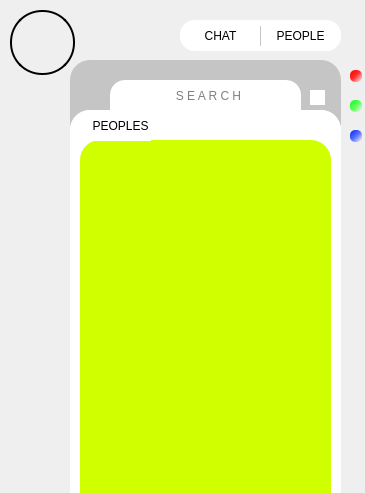
<?xml version="1.0" encoding="UTF-8"?>
<ui version="4.0">
 <class>main</class>
 <widget class="QMainWindow" name="main">
  <property name="geometry">
   <rect>
    <x>0</x>
    <y>0</y>
    <width>365</width>
    <height>493</height>
   </rect>
  </property>
  <property name="windowTitle">
   <string>Chatty</string>
  </property>
  <widget class="QWidget" name="centralwidget">
   <widget class="QLabel" name="profilepicture">
    <property name="geometry">
     <rect>
      <x>10</x>
      <y>10</y>
      <width>65</width>
      <height>65</height>
     </rect>
    </property>
    <property name="styleSheet">
     <string notr="true">border: 2px solid black;
border-radius: 32px</string>
    </property>
    <property name="text">
     <string/>
    </property>
   </widget>
   <widget class="QFrame" name="gray_bg">
    <property name="geometry">
     <rect>
      <x>70</x>
      <y>60</y>
      <width>271</width>
      <height>441</height>
     </rect>
    </property>
    <property name="styleSheet">
     <string notr="true">;
background-color: rgb(197, 197, 197);
border-top-left-radius: 20px;
border-top-right-radius: 20px;</string>
    </property>
    <property name="frameShape">
     <enum>QFrame::StyledPanel</enum>
    </property>
    <property name="frameShadow">
     <enum>QFrame::Raised</enum>
    </property>
    <widget class="QStackedWidget" name="stackedview">
     <property name="geometry">
      <rect>
       <x>0</x>
       <y>50</y>
       <width>271</width>
       <height>391</height>
      </rect>
     </property>
     <property name="styleSheet">
      <string notr="true">background-color: rgb(255, 255, 255);</string>
     </property>
     <property name="currentIndex">
      <number>2</number>
     </property>
     <widget class="QWidget" name="chatview">
      <widget class="QListView" name="chats_listview">
       <property name="geometry">
        <rect>
         <x>10</x>
         <y>30</y>
         <width>251</width>
         <height>361</height>
        </rect>
       </property>
       <property name="styleSheet">
        <string notr="true">background-color: rgb(255, 0, 0);</string>
       </property>
       <property name="tabKeyNavigation">
        <bool>false</bool>
       </property>
       <property name="showDropIndicator" stdset="0">
        <bool>false</bool>
       </property>
       <property name="alternatingRowColors">
        <bool>true</bool>
       </property>
      </widget>
      <widget class="QLabel" name="chat_label">
       <property name="geometry">
        <rect>
         <x>30</x>
         <y>0</y>
         <width>41</width>
         <height>31</height>
        </rect>
       </property>
       <property name="text">
        <string>CHATS</string>
       </property>
      </widget>
     </widget>
     <widget class="QWidget" name="conversationview">
      <widget class="QFrame" name="header_box">
       <property name="geometry">
        <rect>
         <x>0</x>
         <y>0</y>
         <width>271</width>
         <height>41</height>
        </rect>
       </property>
       <property name="frameShape">
        <enum>QFrame::StyledPanel</enum>
       </property>
       <property name="frameShadow">
        <enum>QFrame::Raised</enum>
       </property>
       <widget class="QLabel" name="person_name">
        <property name="geometry">
         <rect>
          <x>78</x>
          <y>0</y>
          <width>121</width>
          <height>41</height>
         </rect>
        </property>
        <property name="text">
         <string>PERSON NAME</string>
        </property>
        <property name="alignment">
         <set>Qt::AlignCenter</set>
        </property>
       </widget>
       <widget class="QLabel" name="person_profilepic">
        <property name="geometry">
         <rect>
          <x>20</x>
          <y>10</y>
          <width>21</width>
          <height>21</height>
         </rect>
        </property>
        <property name="styleSheet">
         <string notr="true">border-radius: 10px;
background-color: rgb(0, 255, 255);</string>
        </property>
        <property name="text">
         <string/>
        </property>
       </widget>
      </widget>
      <widget class="Line" name="hline">
       <property name="geometry">
        <rect>
         <x>15</x>
         <y>40</y>
         <width>240</width>
         <height>1</height>
        </rect>
       </property>
       <property name="styleSheet">
        <string notr="true">background-color: rgb(167, 167, 167);</string>
       </property>
       <property name="orientation">
        <enum>Qt::Horizontal</enum>
       </property>
      </widget>
      <widget class="QListView" name="converstaion_box">
       <property name="geometry">
        <rect>
         <x>0</x>
         <y>41</y>
         <width>271</width>
         <height>291</height>
        </rect>
       </property>
      </widget>
      <widget class="QLineEdit" name="chat_inputbox">
       <property name="geometry">
        <rect>
         <x>20</x>
         <y>345</y>
         <width>191</width>
         <height>31</height>
        </rect>
       </property>
       <property name="styleSheet">
        <string notr="true">border: 2px solid rgb(184, 184, 184);
border-radius: 10px;</string>
       </property>
      </widget>
      <widget class="QPushButton" name="send_btn">
       <property name="geometry">
        <rect>
         <x>220</x>
         <y>346</y>
         <width>31</width>
         <height>31</height>
        </rect>
       </property>
       <property name="styleSheet">
        <string notr="true">background-color: rgb(6, 176, 255);</string>
       </property>
       <property name="text">
        <string>SEND</string>
       </property>
      </widget>
      <widget class="Line" name="hline_2">
       <property name="geometry">
        <rect>
         <x>15</x>
         <y>340</y>
         <width>240</width>
         <height>1</height>
        </rect>
       </property>
       <property name="styleSheet">
        <string notr="true">background-color: rgb(167, 167, 167);</string>
       </property>
       <property name="orientation">
        <enum>Qt::Horizontal</enum>
       </property>
      </widget>
     </widget>
     <widget class="QWidget" name="peopleview">
      <widget class="QListView" name="peoples_listview">
       <property name="geometry">
        <rect>
         <x>10</x>
         <y>30</y>
         <width>251</width>
         <height>361</height>
        </rect>
       </property>
       <property name="styleSheet">
        <string notr="true">background-color: rgb(208, 255, 0);</string>
       </property>
      </widget>
      <widget class="QLabel" name="peoples_label">
       <property name="geometry">
        <rect>
         <x>20</x>
         <y>0</y>
         <width>61</width>
         <height>31</height>
        </rect>
       </property>
       <property name="text">
        <string>PEOPLES</string>
       </property>
       <property name="textFormat">
        <enum>Qt::AutoText</enum>
       </property>
       <property name="alignment">
        <set>Qt::AlignCenter</set>
       </property>
      </widget>
     </widget>
    </widget>
    <widget class="QFrame" name="search_box">
     <property name="geometry">
      <rect>
       <x>40</x>
       <y>20</y>
       <width>191</width>
       <height>31</height>
      </rect>
     </property>
     <property name="styleSheet">
      <string notr="true">background-color: rgb(255, 255, 255);
border-top-left-radius: 15px;
border-top-right-radius: 15px;</string>
     </property>
     <property name="frameShape">
      <enum>QFrame::StyledPanel</enum>
     </property>
     <property name="frameShadow">
      <enum>QFrame::Raised</enum>
     </property>
     <widget class="QLineEdit" name="search_editbox">
      <property name="geometry">
       <rect>
        <x>58</x>
        <y>0</y>
        <width>81</width>
        <height>31</height>
       </rect>
      </property>
      <property name="alignment">
       <set>Qt::AlignCenter</set>
      </property>
      <property name="placeholderText">
       <string>S E A R C H</string>
      </property>
     </widget>
    </widget>
    <widget class="QPushButton" name="pushButton_6">
     <property name="geometry">
      <rect>
       <x>240</x>
       <y>30</y>
       <width>15</width>
       <height>15</height>
      </rect>
     </property>
     <property name="styleSheet">
      <string notr="true">background-color: rgb(255, 255, 255);</string>
     </property>
     <property name="text">
      <string/>
     </property>
    </widget>
   </widget>
   <widget class="QPushButton" name="close">
    <property name="geometry">
     <rect>
      <x>350</x>
      <y>70</y>
      <width>12</width>
      <height>12</height>
     </rect>
    </property>
    <property name="styleSheet">
     <string notr="true">background-color: qlineargradient(spread:pad, x1:0, y1:0, x2:1, y2:1, stop:0 rgba(255, 0, 0, 255), stop:0.477273 rgba(255, 43, 43, 255), stop:1 rgba(255, 255, 255, 255));
border: none;
border-radius: 5px;</string>
    </property>
    <property name="text">
     <string/>
    </property>
    <property name="flat">
     <bool>false</bool>
    </property>
   </widget>
   <widget class="QPushButton" name="maximize">
    <property name="geometry">
     <rect>
      <x>350</x>
      <y>100</y>
      <width>12</width>
      <height>12</height>
     </rect>
    </property>
    <property name="styleSheet">
     <string notr="true">background-color: qlineargradient(spread:pad, x1:0, y1:0, x2:1, y2:1, stop:0 rgba(0, 255, 0, 255), stop:0.579545 rgba(113, 255, 113, 255), stop:1 rgba(255, 255, 255, 255));
border: none;
border-radius: 5px;</string>
    </property>
    <property name="text">
     <string/>
    </property>
    <property name="flat">
     <bool>false</bool>
    </property>
   </widget>
   <widget class="QPushButton" name="minimize">
    <property name="geometry">
     <rect>
      <x>350</x>
      <y>130</y>
      <width>12</width>
      <height>12</height>
     </rect>
    </property>
    <property name="styleSheet">
     <string notr="true">background-color: qlineargradient(spread:pad, x1:0, y1:0, x2:1, y2:1, stop:0 rgba(0, 36, 255, 255), stop:0.505682 rgba(88, 112, 255, 255), stop:1 rgba(255, 255, 255, 255));
border: none;
border-radius: 5px;</string>
    </property>
    <property name="text">
     <string/>
    </property>
    <property name="flat">
     <bool>false</bool>
    </property>
   </widget>
   <widget class="QFrame" name="view_frame">
    <property name="geometry">
     <rect>
      <x>180</x>
      <y>20</y>
      <width>161</width>
      <height>31</height>
     </rect>
    </property>
    <property name="styleSheet">
     <string notr="true">background-color: rgb(255, 255, 255);
border-radius:15px;</string>
    </property>
    <property name="frameShape">
     <enum>QFrame::StyledPanel</enum>
    </property>
    <property name="frameShadow">
     <enum>QFrame::Raised</enum>
    </property>
    <widget class="QPushButton" name="chatview_btn">
     <property name="geometry">
      <rect>
       <x>0</x>
       <y>0</y>
       <width>81</width>
       <height>31</height>
      </rect>
     </property>
     <property name="text">
      <string>CHAT</string>
     </property>
    </widget>
    <widget class="QPushButton" name="peopleview_btn">
     <property name="geometry">
      <rect>
       <x>80</x>
       <y>0</y>
       <width>81</width>
       <height>31</height>
      </rect>
     </property>
     <property name="text">
      <string>PEOPLE</string>
     </property>
    </widget>
    <widget class="Line" name="vertical_line">
     <property name="geometry">
      <rect>
       <x>80</x>
       <y>6</y>
       <width>1</width>
       <height>20</height>
      </rect>
     </property>
     <property name="styleSheet">
      <string notr="true">background-color: rgb(197, 197, 197);</string>
     </property>
     <property name="orientation">
      <enum>Qt::Vertical</enum>
     </property>
    </widget>
   </widget>
  </widget>
 </widget>
 <resources/>
 <connections/>
</ui>
